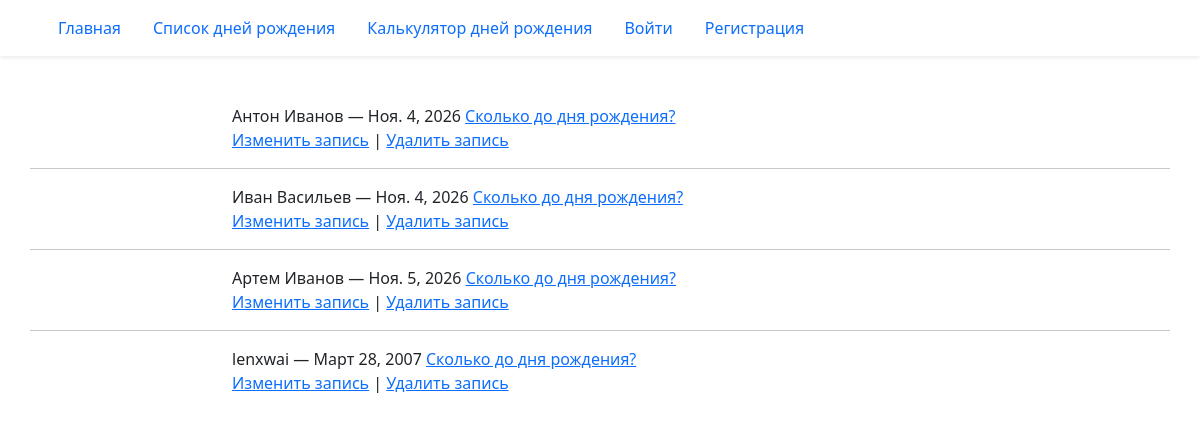
The app's page /birthday/list/ with its own data.
### birthday/models.py (models this page shows)
class Birthday(models.Model):
    first_name = models.CharField('Имя', max_length=20)
    last_name = models.CharField(
        'Фамилия', blank=True, help_text='Необязательное поле', max_length=20
    )
    birthday = models.DateField('Дата рождения')

### birthday/views.py (the view)
# urls.py: path('list/', views.BirthdayListView.as_view(), name='list'),
class BirthdayListView(ListView):
    model = Birthday
    ordering = 'id'
    paginate_by = 10

### templates/birthday/birthday_list.html (shortened to what this page needs)
{% extends "base.html" %}
{% block content %}
  {% for birthday in object_list %}
    <div class="row">
      <div class="col-2">
      </div>
      <div class="col-10">
        <div>
          {{ birthday.first_name }} {{ birthday.last_name }} — {{ birthday.birthday }}
          <a href="{% url 'birthday:detail' birthday.id %}">Сколько до дня рождения?</a>
        </div>
        <div>
          <a href="{% url 'birthday:edit' birthday.id %}">Изменить запись</a> |
          <a href="{% url 'birthday:delete' birthday.id %}">Удалить запись</a>
        </div>
      </div>
      {% if not forloop.last %}
        <hr class="mt-3">
      {% endif %}
    </div>
  {% endfor %}
{% endblock %}

### templates/base.html (shortened to what this page needs)
<!DOCTYPE html>
<html lang="ru">
  <head>
      {% load django_bootstrap5 %}
    <link href="https://cdn.jsdelivr.net/npm/bootstrap@5.0.1/dist/css/bootstrap.min.css" rel="stylesheet"
>
  </head>
  <body>
    {% include "includes/header.html" %}
    <div class="container pt-5">
      {% block content %}{% endblock %}
    </div>
  </body>
</html>

### templates/includes/header.html
<header>
  <nav class="navbar shadow-sm">
    <div class="container">
      {% with request.resolver_match.view_name as view_name %}
        <ul class="nav nav-pills">
          <li class="nav-item">
            <a class="nav-link" href="{% url 'pages:homepage' %}">Главная</a>
          </li>
          <li class="nav-item">
            <a class="nav-link" href="{% url 'birthday:list' %}">Список дней рождения</a>
          </li>
          <li class="nav-item">
            <a class="nav-link" href="{% url 'birthday:create' %}">Калькулятор дней рождения</a>
          </li>
          {% if user.is_authenticated %}
            <li class="nav-item">
              <span class="navbar-text">Пользователь: <b>{{ user.username }}</b></span>
            </li>
            <li class="nav-item">
              <a class="nav-link" href="{% url 'logout' %}">Выйти</a>
            </li>
          {% else %}
            <li class="nav-item">
              <a class="nav-link{% if view_name == 'login' %} active {% endif %}" href="{% url 'login' %}">Войти</a>
            </li>
            <li class="nav-item">
              <a class="nav-link{% if view_name == 'registration' %} active {% endif %}" href="{% url 'registration' %}">Регистрация</a>
            </li>
          {% endif %}
        </ul>
      {% endwith %}
    </div>
  </nav>
</header>

### records on screen
Birthday: first_name "Антон", last_name "Иванов", birthday "Ноя. 4, 2026"
Birthday: first_name "Иван", last_name "Васильев", birthday "Ноя. 4, 2026"
Birthday: first_name "Артем", last_name "Иванов", birthday "Ноя. 5, 2026"
Birthday: first_name "lenxwai", birthday "Март 28, 2007"
